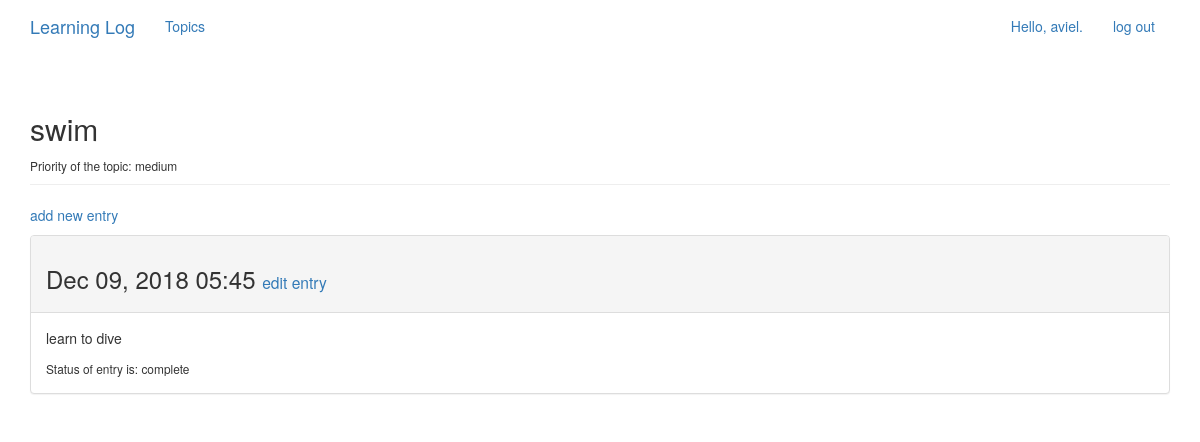
The page /topics/1/ (signed in) on the database its author committed.
### learning_logs/models.py (models this page shows, shortened)
class Topic(models.Model):
	text = models.CharField(max_length = 255)
	date_added = models.DateTimeField(auto_now_add=True)
	owner = models.ForeignKey(User, on_delete=models.CASCADE)
	HIGH= "high"
	MEDIUM= "medium"
	LOW= "low"
	PRIORITY_CHOICES = (
	(HIGH, "high"),
	(MEDIUM, "medium"),
	(LOW, "low"),
	)
	priority = models.CharField(max_length =6, choices=PRIORITY_CHOICES, default=MEDIUM,)
	def __str__(self):
		return self.text

class Entry(models.Model):
	topic = models.ForeignKey(Topic, on_delete=models.CASCADE)
	text = models.TextField()
	date_added = models.DateTimeField(auto_now_add=True)
	COMPLETE= "complete"
	INCOMPLETE= "incomplete"
	STATUS_CHOICES = (
	(COMPLETE, "complete"),
	(INCOMPLETE, "incomplete"),
	)
	status = models.CharField(max_length=10, choices=STATUS_CHOICES, default=INCOMPLETE,)
	class Meta:
		verbose_name_plural = "entries"

### learning_logs/views.py (the view)
# urls.py: path('topics/<int:topic_id>/', views.topic, name='topic'),
@login_required
def topic(request, topic_id):
	topic = Topic.objects.get(id=topic_id)
	if topic.owner != request.user:
		raise Http404
	priority = topic.priority
	entries = topic.entry_set.order_by('-date_added')
	context = {'topic': topic,'priority':priority, 'entries': entries}
	return render(request, 'learning_logs/topic.html', context)

### learning_logs/templates/learning_logs/topic.html
{% extends 'learning_logs/base.html' %}
{% block header %}
	<h2>{{ topic }}</h2>
	<small> Priority of the topic: {{ priority }}</small>
{% endblock header %}
{% block content %}
	<p>
		<a href="{% url 'learning_logs:new_entry' topic.id %}">add new entry </a>
	</p>
	{% for entry in entries %}
		<div class="panel panel-default">
			<div class="panel-heading">
				<h3>
					{{ entry.date_added|date:'M d, Y H:i'}}
					<small>
						<a href="{% url 'learning_logs:edit_entry' entry.id %}">edit entry</a>
					</small>
				</h3>
			</div>
			<div class="panel-body">
				{{entry.text|linebreaks }}
				<small> Status of entry is: {{ entry.status }}</small>
			</div>
		</div>
	{% empty %}
			There are no entries for this topic yet.
	{% endfor %}
{% endblock content %}

### learning_logs/templates/learning_logs/base.html (shortened to what this page needs)
{% load bootstrap3 %}
<!DOCTYPE html>
<html lang="en">
	<head>
		{% bootstrap_css %}
	</head>
	<body>
		<nav class="navbar nav-default navbar--static-top">
			<div class="container">
				<div class="navbar-header">
					<a class="navbar-brand" href="{% url 'learning_logs:index' %}">
						Learning Log</a>
				</div>
				<div id="navbar" class="navbar-collapse collapse">
					<ul class="nav navbar-nav">
						<li><a href="{% url 'learning_logs:topics' %}">Topics</a></li>
					</ul>
					<ul class="nav navbar-nav navbar-right">
						{% if user.is_authenticated %}
							<li><a>Hello, {{ user.username }}.</a></li>
							<li><a href="{% url 'users:logout' %}">log out</a></li>
						{% else %}
							<li><a href="{% url 'users:register' %}">register</a></li>
							<li><a href="{% url 'users:login' %}">log in</a></li>
						{% endif %}
						</ul>
				</div>
			</div>
		</nav>
		<div class="container">
			<div class="page-header">
				{% block header %}{% endblock header %}
			</div>
			<div>
				{% block content %}{% endblock content%}
			</div>
		</div>
	</body>
</html>

### rows shown on the page
Topic: text "swim", priority "medium"
Entry: date_added "Dec 09, 2018 05:45", text "learn to dive", status "complete"

### other values the page prints
{{ user.username }} "aviel"
